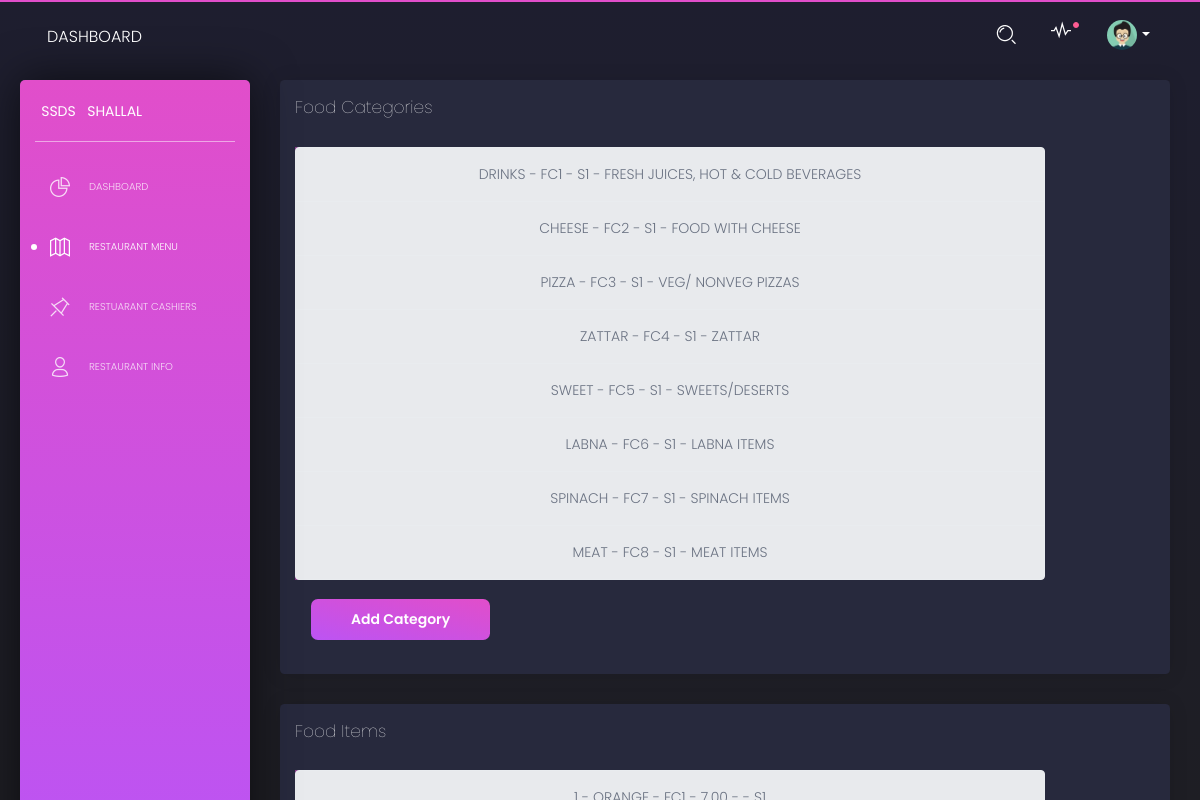
Page /RestaurantMenu on the committed database.
### database_setup.py (models this page shows)
class FoodCategory(Base):
    __tablename__='foodcategory'
    cfid=Column(String(50),nullable=False, primary_key=True)
    name = Column(String(80), nullable=False)
    description=Column(String(225))
    stsid=Column(String(50),ForeignKey("status.stsid"),nullable=False)

### ssds.py (the view)
@app.route('/RestaurantMenu')
def showRestaurantMenu():
    statusTypes=session.query(StatusType).all()
    statuses=   session.query(Status).all()
    foodCategories=session.query(FoodCategory).all()
    foodItems     =session.query(FoodItem).all()
    return render_template('restaurantMenu.html',foodCategories=foodCategories,foodItems=foodItems,statuses=statuses,statusTypes=statusTypes)

### templates/restaurantMenu.html (shortened to what this page needs)
<html lang="en" class="perfect-scrollbar-on"><head>
  <link href="https://use.fontawesome.com/releases/v5.0.6/css/all.css" rel="stylesheet">
  <link href="/static/assets/css/nucleo-icons.css" rel="stylesheet">
  <link href="/static/assets/css/black-dashboard.css" rel="stylesheet">
  <link href="/static/assets/demo/demo.css" rel="stylesheet">
</head>
<body class="" cz-shortcut-listen="true">
  <div class="wrapper">
    <div class="sidebar">
      <div class="sidebar-wrapper ps">
        <div class="logo">
          <a href="javascript:void(0)" class="simple-text logo-mini">
            SSDS
          </a>
          <a href="javascript:void(0)" class="simple-text logo-normal">
            Shallal
          </a>
        </div>
        <ul class="nav">
          <li >
            <a href="/dashboard">
              <i class="tim-icons icon-chart-pie-36"></i>
              <p>Dashboard</p>
            </a>
          </li>
          <li class="active ">
            <a href="/RestaurantMenu">
              <i class="tim-icons icon-map-big
"></i>
              <p>Restaurant Menu</p>
            </a>
          </li>
          <li>
              <a href="/Cashiers">
                <i class="tim-icons icon-pin"></i>
                <p>Restuarant Cashiers</p>
              </a>
          </li>
          <li>
            <a href="./user.html">
              <i class="tim-icons icon-single-02"></i>
              <p>Restaurant Info</p>
            </a>
          </li>
        </ul>
      </div>
    </div>
    <div class="main-panel ps ps--active-y">
      <nav class="navbar navbar-expand-lg navbar-absolute navbar-transparent">
        <div class="container-fluid">
          <div class="navbar-wrapper">
            <a class="navbar-brand" href="javascript:void(0)">Dashboard</a>
          </div>
          <div class="collapse navbar-collapse" id="navigation">
            <ul class="navbar-nav ml-auto">
              <li class="search-bar input-group">
                <button class="btn btn-link" id="search-button" data-toggle="modal" data-target="#searchModal"><i class="tim-icons icon-zoom-split"></i>
                </button>
              </li>
              <li class="dropdown nav-item">
                <a href="javascript:void(0)" class="dropdown-toggle nav-link" data-toggle="dropdown">
                  <div class="notification d-none d-lg-block d-xl-block"></div>
                  <i class="tim-icons icon-sound-wave"></i>
                </a>
              </li>
              <li class="dropdown nav-item">
                <a href="#" class="dropdown-toggle nav-link" data-toggle="dropdown">
                  <div class="photo">
                    <img src="/static/assets/img/anime3.png" alt="Profile Photo">
                  </div>
                  <b class="caret d-none d-lg-block d-xl-block"></b>
                </a>
              </li>
            </ul>
          </div>
        </div>
      </nav>
      <div class="content">
        <div class="card ">
          <div class="card-header">
            <h4 class="card-title">Food Categories</h4>
          </div>
          <div class="card-body">
            <div class="column">
              <div class="col-3">
                <div class="list-group row">
                  {% for category in foodCategories %}
                  <a class="list-group-item list-group-item-action list-group-item-light text-center" style="width:750px" href="{{url_for('editFoodCategory',cfid=category.cfid)}}">
                      {{category.name}} - {{category.cfid}} - {{category.stsid}} - {{category.description}}
                  </a>
                  {% endfor %}
              </div>
              </div>
          <div class="card-footer">
              <a href="/addCategory">
            <button type="submit" class="btn btn-fill btn-primary">Add Category</button>
            </a>
          </div>
        </div>
      </div>
      </div>
      <div class="content">
          <div class="card ">
            <div class="card-header">
              <h4 class="card-title">Food Items</h4>
            </div>
            <div class="card-body">
              <div class="column">
                <div class="col-3">
                  <div class="list-group row">
                    {% for item in foodItems %}
                    <a class="nav-item list-group-item list-group-item-action list-group-item-light text-center" style="width:750px" href="{{url_for('editFoodItem',fooditem_id=item.fid)}}">
                        </a>
                    {% endfor %}
                      </div>
                </div>
          </div>
        </div>
        </div>
          </div>
</div></div></div></body></html>

### rows in the picture
FoodCategory: name "DRINKS", cfid "FC1", stsid "S1", description "FRESH JUICES, HOT & COLD BEVERAGES"
FoodCategory: name "CHEESE", cfid "FC2", stsid "S1", description "FOOD WITH CHEESE"
FoodCategory: name "PIZZA", cfid "FC3", stsid "S1", description "VEG/ NONVEG PIZZAS"
FoodCategory: name "ZATTAR", cfid "FC4", stsid "S1", description "ZATTAR"
FoodCategory: name "SWEET", cfid "FC5", stsid "S1", description "SWEETS/DESERTS"
FoodCategory: name "LABNA", cfid "FC6", stsid "S1", description "LABNA ITEMS"
FoodCategory: name "SPINACH", cfid "FC7", stsid "S1", description "SPINACH ITEMS"
FoodCategory: name "MEAT", cfid "FC8", stsid "S1", description "MEAT ITEMS"
